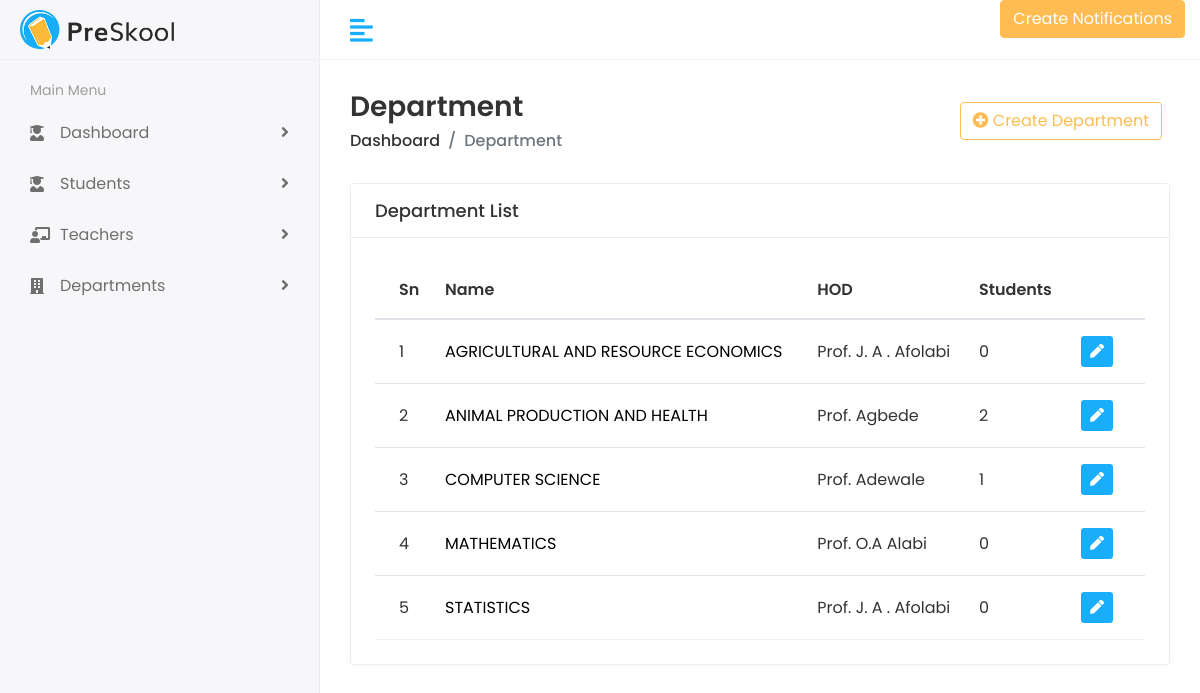
The page /department.php on the database its author committed.
### tables this page shows
CREATE TABLE `departments` (
  `id` int(11) NOT NULL,
  `name` varchar(255) NOT NULL,
  `head_of_department` varchar(255) NOT NULL
);

### libs/functions.php (called while the page is built, shortened)
<?php
function countStudentsDept($id)
{
    global $db;
    $sql = $db->query("SELECT * FROM bio WHERE department='$id'");
    $check = mysqli_num_rows($sql);
    return $check;
}

### department.php (the view, shortened to what this page needs)
<?php include 'libs/connection.inc.php' ?>
<!DOCTYPE html>
<html lang="en">
<head>
    <link rel="stylesheet" href="assets/plugins/bootstrap/css/bootstrap.min.css">
    <link rel="stylesheet" href="assets/plugins/fontawesome/css/fontawesome.min.css">
    <link rel="stylesheet" href="assets/plugins/fontawesome/css/all.min.css">
    <link rel="stylesheet" href="assets/css/style.css">
</head>
<body>
    <div class="main-wrapper">
        <?php include 'admin-sidebar.php' ?>
        <div class="page-wrapper">
            <div class="content container-fluid">
                <div class="page-header">
                    <div class="row align-items-center">
                        <div class="col">
                            <h3 class="page-title">Department</h3>
                            <ul class="breadcrumb">
                                <li class="breadcrumb-item"><a href="/">Dashboard</a></li>
                                <li class="breadcrumb-item active">Department</li>
                            </ul>
                        </div>
                        <div class="col-auto text-right float-right ml-auto">
                            <a href="#" class="btn btn-outline-primary mr-2" data-toggle="modal" data-target="#createCourseModal"><i class="fas fa-plus-circle"></i> Create Department</a>
                        </div>
                    </div>
                </div>
                <?php
                $sql = $db->query("SELECT * FROM departments ORDER BY name asc ");
                ?>
                <div class="row">
                    <div class="col-sm-12">
                        <div class="card card-table">
                            <div class="card-header">
                                <h3 class="card-title">Department List</h3>
                            </div>
                            <div class="card-body">
                                <div class="table-responsive">
                                    <table class="table table-hover table-center mb-0 datatable">
                                        <thead>
                                            <tr>
                                                <th>Sn</th>
                                                <th>Name</th>
                                                <th>HOD</th>
                                                <th>Students</th>
                                                <th class="text-right"></th>
                                            </tr>
                                        </thead>
                                        <tbody>
                                            <?php
                                            $i = 1;
                                            while ($dept = mysqli_fetch_array($sql)) { ?>
                                                <tr>
                                                    <td>
                                                        <?= $i++; ?>
                                                    </td>
                                                    <td><a style="color:black" href="coursemanagement.php?id=<?php echo $dept['id'] ?>"><?= $dept['name'] ?></a></td>
                                                    <td><?= $dept['head_of_department'] ?></td>
                                                    <td><?=countStudentsDept($dept['id'])?></td>
                                                    <td class="text-right">
                                                        <div class="actions">
                                                            <a href="#" class="btn btn-sm bg-success-light mr-2">
                                                                <i class="fas fa-pen"></i>
                                                            </a>
                                                        </div>
                                                    </td>
                                                </tr>
                                            <?php } ?>
                                        </tbody>
                                    </table>
                                </div>
                            </div>
                        </div>
                    </div>
                </div>
            </div>
        </div>
</body>
</html>

### assets/css/style.css (style rules this page uses)
html { height: 100%; }
body { background-color: #fff; color: #333; font-family: 'Poppins', sans-serif; font-size: 1rem; height: 100%; line-height: 1.5; overflow-x: hidden; }
h1, h2, h3, h4, h5, h6 { font-family: 'Poppins', sans-serif; margin-top: 0; }
a { color: #009ce7; }
input, button, a { transition: all 0.4s ease; -moz-transition: all 0.4s ease; -o-transition: all 0.4s ease; -ms-transition: all 0.4s ease; -webkit-transition: all 0.4s ease; }
ul, ol { padding: 0px; list-style: none; }
.table { color: #333; max-width: 100%; margin-bottom: 0; width: 100%; }
.table thead tr th { font-weight: 600; }
.table tbody tr { border-bottom: 1px solid rgba(0, 0, 0, 0.05); }
.table.table-center td, .table.table-center th { vertical-align: middle; }
.card-table .card-body .table > thead > tr > th { border-top: 0; }
.card-table .card-body .table tr td:first-child, .card-table .card-body .table tr th:first-child { padding-left: 1.5rem; }
.card-table .card-body .table tr td:last-child, .card-table .card-body .table tr th:last-child { padding-right: 1.5rem; }
.card-table .table td, .card-table .table th { border-top: 1px solid #e2e5e8; padding: 1rem 0.75rem; white-space: nowrap; }
.btn-outline-primary { color: #FFBC53; border-color: #FFBC53; }
.card { border: 1px solid #ececf5; box-shadow: 0 1px 3px 0 rgba(0, 0, 0, 0.03); margin-bottom: 1.875rem; }
.card-body { padding: 1.5rem; }
.card-header { border-bottom: 1px solid #e6e6e6; padding: 1rem 1.5rem; }
.card .card-header { background-color: #fff; border-bottom: 1px solid #eaeaea; }
.card .card-header .card-title { margin-bottom: 0; font-size: 18px; }
.bg-success-light { background-color: #18aefa; color: #fff; }
.main-wrapper { width: 100%; height: 100vh; min-height: 100vh; }
.page-wrapper { margin-left: 320px; padding-top: 60px; position: relative; transition: all 0.4s ease; }
.page-wrapper > .content { padding: 1.875rem 1.875rem 0; }
.page-header { margin-bottom: 1.875rem; }
.page-header .breadcrumb { background-color: transparent; color: #6c757d; font-size: 1rem; font-weight: 500; margin-bottom: 0; padding: 0; }
.page-header .breadcrumb a { color: #333; }
.page-title { font-size: 28px; font-weight: 600; color: #333; margin-bottom: 5px; }

### rows shown on the page
departments: name "AGRICULTURAL AND RESOURCE ECONOMICS", head_of_department "Prof. J. A . Afolabi", id "0"
departments: name "ANIMAL PRODUCTION AND HEALTH", head_of_department "Prof. Agbede", id "2"
departments: name "COMPUTER SCIENCE", head_of_department "Prof. Adewale", id "1"
departments: name "MATHEMATICS", head_of_department "Prof. O.A Alabi", id "0"
departments: name "STATISTICS", head_of_department "Prof. J. A . Afolabi", id "0"
